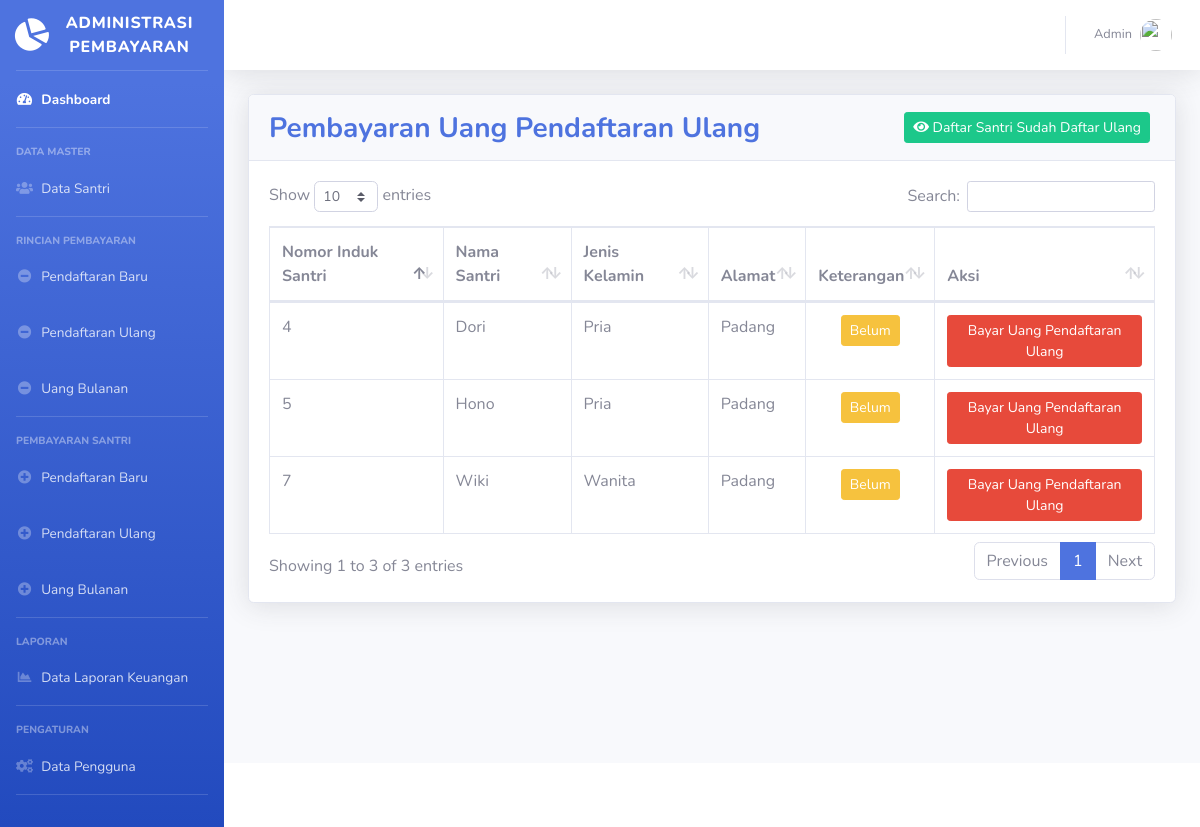
Page /pendaftaran-ulang.php (signed in) on the committed database.
### tables this page shows
CREATE TABLE `santri` (
  `id` int(11) NOT NULL,
  `id_santri` varchar(30) NOT NULL,
  `nama_santri` varchar(50) DEFAULT NULL,
  `jenis_kelamin` varchar(10) DEFAULT NULL,
  `alamat` varchar(50) DEFAULT NULL,
  `ayah_santri` varchar(50) DEFAULT NULL,
  `ibu_santri` varchar(50) DEFAULT NULL,
  `status` varchar(10) DEFAULT NULL,
  `tahun_masuk` varchar(30) NOT NULL,
  `semester` varchar(30) DEFAULT NULL,
  `daftar_ulang` varchar(30) DEFAULT NULL,
  `uang_bulanan` varchar(30) DEFAULT NULL
);

### cek-sesi.php (called while the page is built, shortened)
<?php
require 'koneksi.php';
if (isset($_COOKIE['logged_username'])) {
	if (isset($_COOKIE['logged_akses'])) {
		$username = $_COOKIE['logged_username'];
		$query = mysqli_query($koneksi, "SELECT * FROM admin WHERE username = '${username}'");
		$logged_user = mysqli_fetch_assoc($query);
	}
	else {
		unset($_COOKIE['logged_username']);
		unset($_COOKIE['logged_akses']);
		setcookie('username', null, -1);
		setcookie('hak_akses', null, -1);
		header('location:login.php');
	}
}
else  {
	unset($_COOKIE['logged_username']);
	unset($_COOKIE['logged_akses']);
	setcookie('username', null, -1);
	setcookie('hak_akses', null, -1);
	header('location:login.php');
}
?>

### pendaftaran-ulang.php (the view, shortened to what this page needs)
<?php
  require 'cek-sesi.php';
?>
<!DOCTYPE html>
<html lang="en">
<head>
  <link href="vendor/fontawesome-free/css/all.min.css" rel="stylesheet" type="text/css">
  <link href="css/sb-admin-2.min.css" rel="stylesheet">
  <link href="vendor/datatables/dataTables.bootstrap4.min.css" rel="stylesheet">
</head>
<body id="page-top">
<?php require 'koneksi.php'; ?>
<?php require 'sidebar.php'; ?>
      <div id="content">
<?php require 'navbar.php'; ?>
        <div class="container-fluid">
          <div class="card shadow mb-4">
            <div class="card-header">
			<div class="float-left">
              <h3 style="margin-top: 5px !important;" class="m-0 font-weight-bold text-primary">Pembayaran Uang Pendaftaran Ulang</h3>
			 </div>
			 <div class="float-right">
			  <a style="margin:5px" href="sudah-daftar-ulang.php" class="btn btn-success btn-sm"><i class="fa fa-eye"></i> Daftar Santri Sudah Daftar Ulang</a>
			  </div>
            </div>
            <div class="card-body">
              <div class="table-responsive">
                <table class="table table-bordered" id="dataTable" width="100%" cellspacing="0">
                  <thead>
                    <tr>
                      <th>Nomor Induk Santri</th>
                      <th>Nama Santri</th>
                      <th>Jenis Kelamin</th>
                      <th>Alamat</th>
					  <th>Keterangan</th>
					  <th>Aksi</th>
                    </tr>
                  </thead>
                  <tbody>
				  <?php
$query = mysqli_query($koneksi,"SELECT * FROM santri WHERE status='Lama' AND daftar_ulang='Belum'");
while ($data = mysqli_fetch_assoc($query))
{
?>
                    <tr>
                      <td><?=$data['id']?></td>
                      <td><?=$data['nama_santri']?></td>
                      <td><?=$data['jenis_kelamin']?></td>
                      <td><?=$data['alamat']?></td>
					  <td style="text-align:center;"><span class="btn btn-warning btn-sm"><?=$data['daftar_ulang']?></span></td>
					  <td style="text-align:center;">
<a title="Bayar Uang Pendaftaran Ulang" href="#" type="button" class="btn btn-danger btn-sm" data-toggle="modal" data-target="#myModal<?php echo $data['id']; ?>">Bayar Uang Pendaftaran Ulang</a>
</td>
</tr>
<?php
}
?>
                  </tbody>
                </table>
              </div>
            </div>
          </div>
        </div>
      </div>
<?php require 'footer.php'?>
    </div>
  </div>
</body>
</html>

### user.php (shortened to what this page needs)
<ul class="navbar-nav ml-auto">
  <li class="nav-item dropdown no-arrow">
    <a class="nav-link dropdown-toggle" href="#" id="adminDropdown" role="button" data-toggle="dropdown" aria-haspopup="true" aria-expanded="false">
      <span class="mr-2 d-none d-lg-inline text-gray-600 small"><?=((isset($logged_user)) ? $logged_user['nama'] : 'Tidak ada data profil')?></span>
      <img class="img-profile rounded-circle" src="http://localhost/Aplikasi Administrasi Pembayaran Santri/img/admin.png">
    </a>
  </li>
</ul>

### rows in the picture
santri: id "4", nama_santri "Dori", jenis_kelamin "Pria", alamat "Padang", daftar_ulang "Belum"
santri: id "5", nama_santri "Hono", jenis_kelamin "Pria", alamat "Padang", daftar_ulang "Belum"
santri: id "7", nama_santri "Wiki", jenis_kelamin "Wanita", alamat "Padang", daftar_ulang "Belum"

### other values in the picture
$logged_user['nama'] "Admin"
